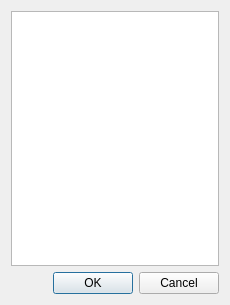
<?xml version="1.0" encoding="UTF-8"?>
<ui version="4.0">
 <class>Param</class>
 <widget class="QDialog" name="Param">
  <property name="geometry">
   <rect>
    <x>0</x>
    <y>0</y>
    <width>230</width>
    <height>305</height>
   </rect>
  </property>
  <property name="windowTitle">
   <string>Parâmetros</string>
  </property>
  <layout class="QGridLayout" name="gridLayout">
   <item row="0" column="0">
    <widget class="QTableView" name="tableView">
     <property name="editTriggers">
      <set>QAbstractItemView::AllEditTriggers</set>
     </property>
     <property name="selectionMode">
      <enum>QAbstractItemView::SingleSelection</enum>
     </property>
     <attribute name="horizontalHeaderVisible">
      <bool>false</bool>
     </attribute>
     <attribute name="horizontalHeaderStretchLastSection">
      <bool>true</bool>
     </attribute>
     <attribute name="verticalHeaderVisible">
      <bool>false</bool>
     </attribute>
    </widget>
   </item>
   <item row="1" column="0">
    <widget class="QDialogButtonBox" name="buttonBox_ok">
     <property name="orientation">
      <enum>Qt::Horizontal</enum>
     </property>
     <property name="standardButtons">
      <set>QDialogButtonBox::Cancel|QDialogButtonBox::Ok</set>
     </property>
    </widget>
   </item>
  </layout>
 </widget>
 <resources/>
 <connections>
  <connection>
   <sender>buttonBox_ok</sender>
   <signal>accepted()</signal>
   <receiver>Param</receiver>
   <slot>accept()</slot>
   <hints>
    <hint type="sourcelabel">
     <x>248</x>
     <y>254</y>
    </hint>
    <hint type="destinationlabel">
     <x>157</x>
     <y>274</y>
    </hint>
   </hints>
  </connection>
  <connection>
   <sender>buttonBox_ok</sender>
   <signal>rejected()</signal>
   <receiver>Param</receiver>
   <slot>reject()</slot>
   <hints>
    <hint type="sourcelabel">
     <x>316</x>
     <y>260</y>
    </hint>
    <hint type="destinationlabel">
     <x>286</x>
     <y>274</y>
    </hint>
   </hints>
  </connection>
 </connections>
</ui>
